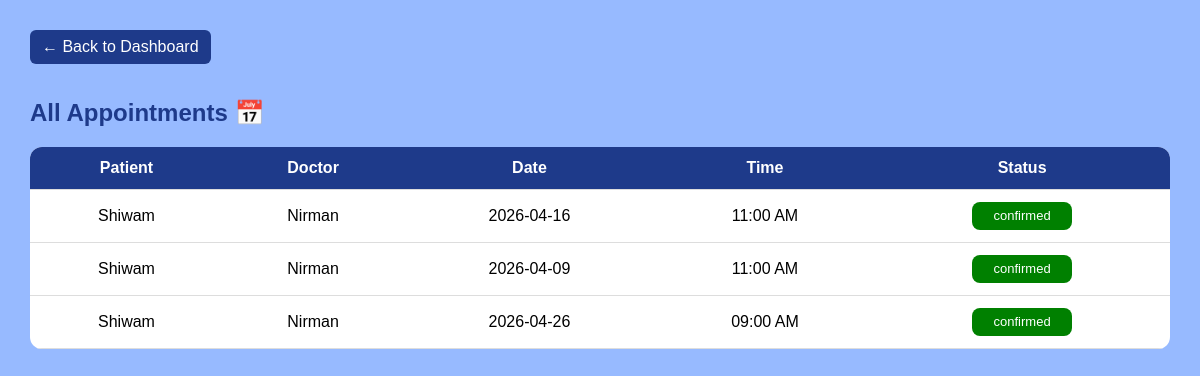
/admin/appointments (signed in), run on the app's committed database.
### models.py (models this page shows)
class Appointments(db.Model):
    id = db.Column(db.Integer, primary_key= True)
    patient_id = db.Column(db.Integer, db.ForeignKey('user.id'))
    doctor_id = db.Column(db.Integer, db.ForeignKey('user.id'))
    date = db.Column(db.String(20))
    time = db.Column(db.String(20))
    status = db.Column(db.String(20), default = "pending")

class User(db.Model, UserMixin):
    id = db.Column(db.Integer,primary_key = True)
    username = db.Column(db.String(100))
    password = db.Column(db.String(100))
    email = db.Column(db.String(100), nullable = False)
    age = db.Column(db.Integer, nullable = True)
    role = db.Column(db.String(20), nullable = False)
    is_active_account = db.Column(db.Boolean, default=True)

### main.py (the view)
@app.route('/admin/appointments')
def admin_appointments():
    if current_user.role != "admin":
        return redirect(url_for('login'))
    Patient = aliased(User)
    Doctor = aliased(User)
    appointments = db.session.query(Appointments, Patient, Doctor)\
        .join(Patient, Appointments.patient_id == Patient.id)\
        .join(Doctor, Appointments.doctor_id == Doctor.id)\
        .all()
    return render_template("appointments.html", appointments=appointments)

### main.py (called while the page is built)
@login_manager.user_loader
def load_user(user_id):
    return User.query.get(int(user_id))

### templates/appointments.html (shortened to what this page needs)
<!DOCTYPE html>
<html lang="en">
<head>
</head>
<body>
    <div class="container">
        <a class="back" href="/admin_dashboard">← Back to Dashboard</a>
        <h2>All Appointments 📅</h2>
        <table>
            <thead>
                <tr>
                    <th>Patient</th>
                    <th>Doctor</th>
                    <th>Date</th>
                    <th>Time</th>
                    <th>Status</th>
                </tr>
            </thead>
            <tbody>
                {% for appointment, patient, doctor in appointments %}
                <tr>
                    <td>{{ patient.username }}</td>
                    <td>{{ doctor.username }}</td>
                    <td>{{ appointment.date }}</td>
                    <td>{{ appointment.time }}</td>
                    <td>
                        {% if appointment.status == 'pending' %}
                        <span class="badge pending">{{ appointment.status }}</span>
                        {% elif appointment.status == 'confirmed' %}
                        <span class="badge confirmed">{{ appointment.status }}</span>
                        {% else %}
                        <span class="badge cancelled">{{ appointment.status }}</span>
                        {% endif %}
                    </td>
                </tr>
                {% endfor %}
            </tbody>
        </table>
    </div>
</body>
</html>

### templates/appointments.html (style rules this page uses)
body { margin: 0; font-family: 'Poppins', sans-serif; background: #97baff; }
.container { padding: 30px; }
h2 { color: #1E3A8A; }
table { width: 100%; border-collapse: collapse; background: white; border-radius: 12px; overflow: hidden; }
th, td { padding: 12px; text-align: center; }
th { background: #1E3A8A; color: white; }
tr { border-bottom: 1px solid #ddd; }
.badge { display: inline-flex; justify-content: center; align-items: center; width: 100px; height: 28px; border-radius: 8px; color: white; font-size: 13px; }
.confirmed { background: green; }
.back { display: inline-block; margin-bottom: 15px; text-decoration: none; background: #1E3A8A; color: white; padding: 8px 12px; border-radius: 6px; }

### data on the page
Appointments: username "Shiwam", username "Nirman", date "2026-04-16", time "11:00 AM", status "confirmed"
Appointments: username "Shiwam", username "Nirman", date "2026-04-09", time "11:00 AM", status "confirmed"
Appointments: username "Shiwam", username "Nirman", date "2026-04-26", time "09:00 AM", status "confirmed"
